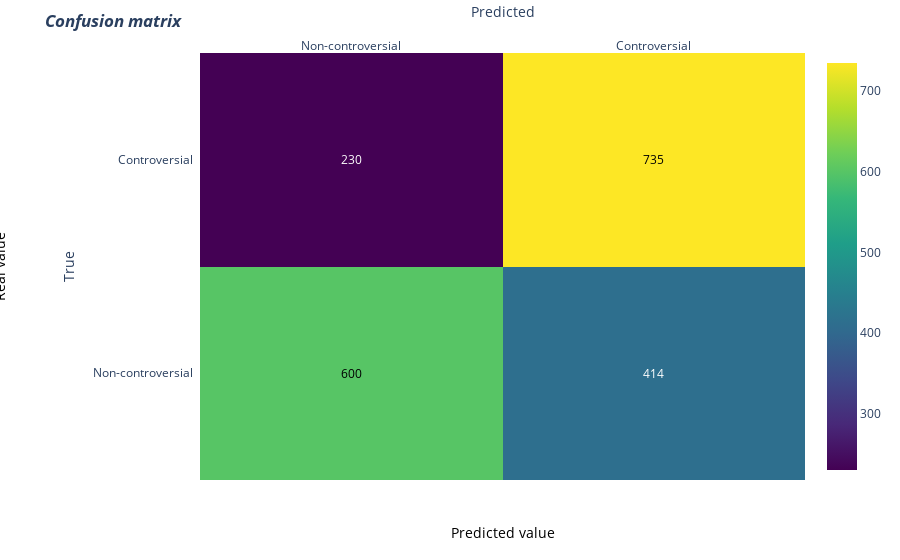

Source (notebook cell):
### Code cell
def plot_confusion_matrix_plotly(y_true, y_pred, subplot_title):
    cm = confusion_matrix(y_true, y_pred).tolist() # Normalizing the confusion matrix

    x_labels = ['Non-controversial', 'Controversial']
    y_labels = ['Non-controversial', 'Controversial']
    
    z_text = [[str(value) for value in row] for row in cm]

    fig = ff.create_annotated_heatmap(z=cm, x=x_labels, y=y_labels,  annotation_text=z_text,colorscale='Viridis')

    fig.update_layout(
        title=f'Confusion Matrix - {subplot_title}',
        xaxis=dict(title='Predicted'),
        yaxis=dict(title='True'),
    )
    # add title
    fig.update_layout(title_text='<i><b>Confusion matrix</b></i>',
                  #xaxis = dict(title='x'),
                  #yaxis = dict(title='x')
                 )
    fig.add_annotation(dict(font=dict(color="black",size=14),
                        x=0.5,
                        y=-0.15,
                        showarrow=False,
                        text="Predicted value",
                        xref="paper",
                        yref="paper"))
    fig.add_annotation(dict(font=dict(color="black",size=14),
                        x=-0.35,
                        y=0.5,
                        showarrow=False,
                        text="Real value",
                        textangle=-90,
                        xref="paper",
                        yref="paper"))
    fig.update_layout(margin=dict(t=50, l=200))
    fig['data'][0]['showscale'] = True
    fig.show()

    return fig

cm_fig=plot_confusion_matrix_plotly(test_data['controversiality'], y_pred_svm, 'SVM')
save_path_cm = '/root/fall-2023-reddit-project-team-33/data/plots/BestSVM_ConfusionMatrix.html'
cm_fig.write_html(save_path_cm)

### Figure 1 — Plotly figure (JSON) as saved in the notebook; plotly's stock layout.template omitted (floating-point values rounded to 4 significant figures)
{"data": [{"colorscale": [[0, "#440154"], [0.1111, "#482878"], [0.2222, "#3e4989"], [0.3333, "#31688e"], [0.4444, "#26828e"], [0.5556, "#1f9e89"], [0.6667, "#35b779"], [0.7778, "#6ece58"], [0.8889, "#b5de2b"], [1, "#fde725"]], "reversescale": false, "showscale": true, "type": "heatmap", "x": ["Non-controversial", "Controversial"], "y": ["Non-controversial", "Controversial"], "z": [[600, 414], [230, 735]]}], "layout": {"annotations": [{"font": {"color": "#000000"}, "showarrow": false, "text": "600", "x": "Non-controversial", "xref": "x", "y": "Non-controversial", "yref": "y"}, {"font": {"color": "#FFFFFF"}, "showarrow": false, "text": "414", "x": "Controversial", "xref": "x", "y": "Non-controversial", "yref": "y"}, {"font": {"color": "#FFFFFF"}, "showarrow": false, "text": "230", "x": "Non-controversial", "xref": "x", "y": "Controversial", "yref": "y"}, {"font": {"color": "#000000"}, "showarrow": false, "text": "735", "x": "Controversial", "xref": "x", "y": "Controversial", "yref": "y"}, {"font": {"color": "black", "size": 14}, "showarrow": false, "text": "Predicted value", "x": 0.5, "xref": "paper", "y": -0.15, "yref": "paper"}, {"font": {"color": "black", "size": 14}, "showarrow": false, "text": "Real value", "textangle": -90, "x": -0.35, "xref": "paper", "y": 0.5, "yref": "paper"}], "autosize": true, "margin": {"l": 200, "t": 50}, "title": {"text": "<i><b>Confusion matrix</b></i>"}, "xaxis": {"autorange": true, "dtick": 1, "gridcolor": "rgb(0, 0, 0)", "range": [-0.5, 1.5], "side": "top", "ticks": "", "title": {"text": "Predicted"}, "type": "category"}, "yaxis": {"autorange": true, "dtick": 1, "range": [-0.5, 1.5], "ticks": "", "ticksuffix": "  ", "title": {"text": "True"}, "type": "category"}}}
